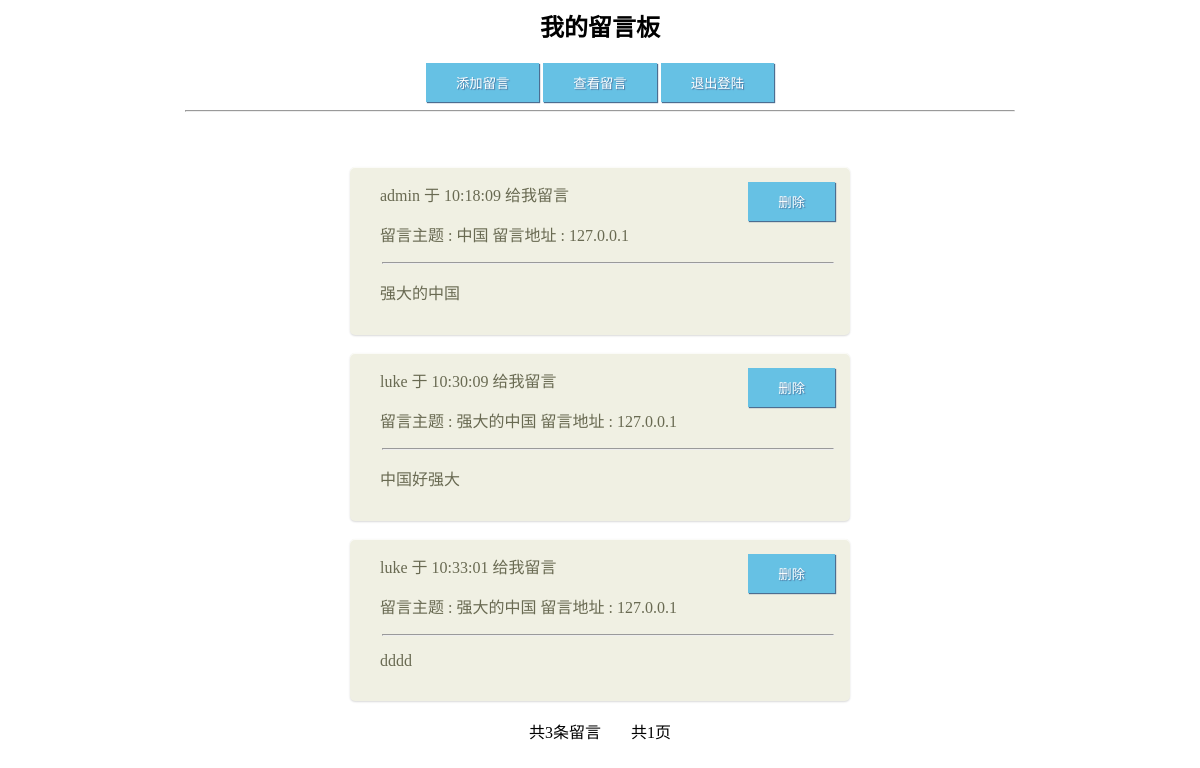
Page /show.php (signed in) on the committed database.
### tables this page shows
CREATE TABLE `tbl_ms1`  (
  `id` int(11) NOT NULL AUTO_INCREMENT,
  `user` varchar(25) NOT NULL,
  `title` varchar(225) NULL DEFAULT NULL,
  `author` varchar(25) NULL DEFAULT NULL,
  `ip` varchar(25) NULL DEFAULT NULL,
  `liuyan` varchar(225) NULL DEFAULT NULL,
  `time` time NULL DEFAULT NULL,
  PRIMARY KEY (`id`) USING BTREE,
  INDEX `user`(`user`) USING BTREE,
  CONSTRAINT `tbl_ms1_ibfk_1` FOREIGN KEY (`user`) REFERENCES `tbl_ms` (`username`) ON DELETE CASCADE ON UPDATE CASCADE
);

### show.php (the view, shortened to what this page needs)
<html>
<head>
    <link rel="stylesheet" type="text/css" href="./css/index1.css">
</head>
<body background="./images/7.jpg" style="background-size:cover;background-attachment: fixed;" >
<center>
    <h2>我的留言板</h2>
    <input type = "button" value = "添加留言" onclick="location.href='add.php'" class="button"/>
    <input type = "button" value = "查看留言" onclick="location.href='show.php'" class="button"/>
    <input type = "button" value = "退出登陆" onclick="location.href='index.php';logout()" class="button"/>
    <hr width = "70%">
</center>
<?php
$con = @mysqli_connect("127.0.0.1","root","root","my1");
mysqli_query($con,"set names 'utf8'");
$pagesize = 8;
@$p = $_GET['p']?$_GET['p']:1;
$offset = ($p-1)*$pagesize;
$id=$_SESSION["uid"];
$query_sql = "select * from tbl_ms1 where user= '$id' order by user desc limit $offset,$pagesize";
$result = mysqli_query($con,$query_sql);
echo "<div style='margin-top:55px'>";
while($res = mysqli_fetch_array($result)){
    echo "<div class='k'>";
    echo "<div class='ds-post-main'>";
    echo "<div class='ds-comment-body'>
			<span>{$res['author']}  于  {$res['time']}  给我留言</span>
			<span style='float:right'><a href = 'del.php?id=".$res['id']."'><input type='submit' class='button1' value='删除'></input></a></span>
			<p>留言主题 : {$res['title']}   留言地址 : <span>{$res['ip']}</span></p>
            <hr width=450px>
			<p>{$res['liuyan']}</p></div><br>";
    echo "</div>";
    echo "</div>";
}
echo "</div>";
$count_result = mysqli_query($con,"select count(*) as count from tbl_ms1 where user= '$id'");
$count_array = mysqli_fetch_array($count_result);
$pagenum = ceil($count_array['count']/$pagesize);
echo "<center>";
echo "<div style='display: inline-block;margin-right: 15px;margin-left:15px;'>",'共',$count_array['count'],'条留言','</div>';
echo "<div style='display: inline-block;margin-right: 15px;margin-left:15px;'>",'共',$pagenum,'页','</div>';
echo "<br>";
echo "<br>";
echo "<br>";
?>
</body>
</html>

### css/index1.css (style rules this page uses)
.button,.reset,.submit,.button1 { padding: 10px 30px 10px 30px; background: #66C1E4; border: none; color: #FFF; box-shadow: 1px 1px 1px #4C6E91; -webkit-box-shadow: 1px 1px 1px #4C6E91; -moz-box-shadow: 1px 1px 1px #4C6E91; text-shadow: 1px 1px 1px #5079A3; }
.ds-post-main { position: relative; width: 500px; margin-left: auto; margin-right: auto; }
.ds-comment-body { z-index: 1; position: relative; left: 0; background: #F0F0E3; padding: 15px 15px 15px 30px; color: #696A52; border-radius: 5px; box-shadow: 0 1px 2px rgba(0,0,0,.15), 0 1px 0 rgba(255,255,255,.75) inset; }
.ds-comment-body { color: #696A52; }
a { text-decoration: none; }

### rows in the picture
tbl_ms1: author "admin", time "10:18:09", title "中国", ip "127.0.0.1", liuyan "强大的中国"
tbl_ms1: author "luke", time "10:30:09", title "强大的中国", ip "127.0.0.1", liuyan "中国好强大"
tbl_ms1: author "luke", time "10:33:01", title "强大的中国", ip "127.0.0.1", liuyan "dddd"

### other values in the picture
$count_array['count'] "3"
$pagenum "1"
